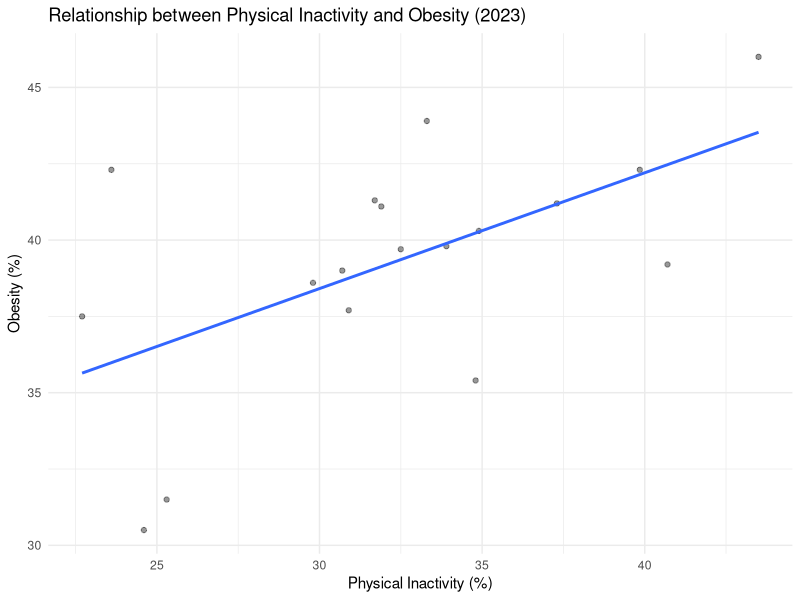

Here is the R script that generated this plot:
# =====================
# CP04 - Simulation
# =====================

# Clean environment (good practice)
rm(list = ls())

# Load libraries
library(ggplot2)
library(dplyr)
library(tidyr)

# Load data
data <- read.csv("data/raw/PLACES_sample.csv")

# Clean data
data_clean <- data %>%
  filter(Data_Value_Type == "Crude prevalence",
         Year == 2023)

# Select and reshape variables
selected <- data_clean %>%
  filter(Measure %in% c("No leisure-time physical activity among adults",
                        "Obesity among adults")) %>%
  select(LocationName, Measure, Data_Value) %>%
  pivot_wider(
    names_from = Measure,
    values_from = Data_Value,
    values_fn = mean   # ⭐ FIX: handle duplicate values
  )

# Rename variables
selected <- selected %>%
  rename(
    County = LocationName,
    Physical_Inactivity = `No leisure-time physical activity among adults`,
    Obesity = `Obesity among adults`
  ) %>%
  drop_na()

# Scatter plot
ggplot(selected, aes(x = Physical_Inactivity, y = Obesity)) +
  geom_point(alpha = 0.4) +
  geom_smooth(method = "lm", se = FALSE) +
  labs(
    title = "Relationship between Physical Inactivity and Obesity (2023)",
    x = "Physical Inactivity (%)",
    y = "Obesity (%)"
  ) +
  theme_minimal()
